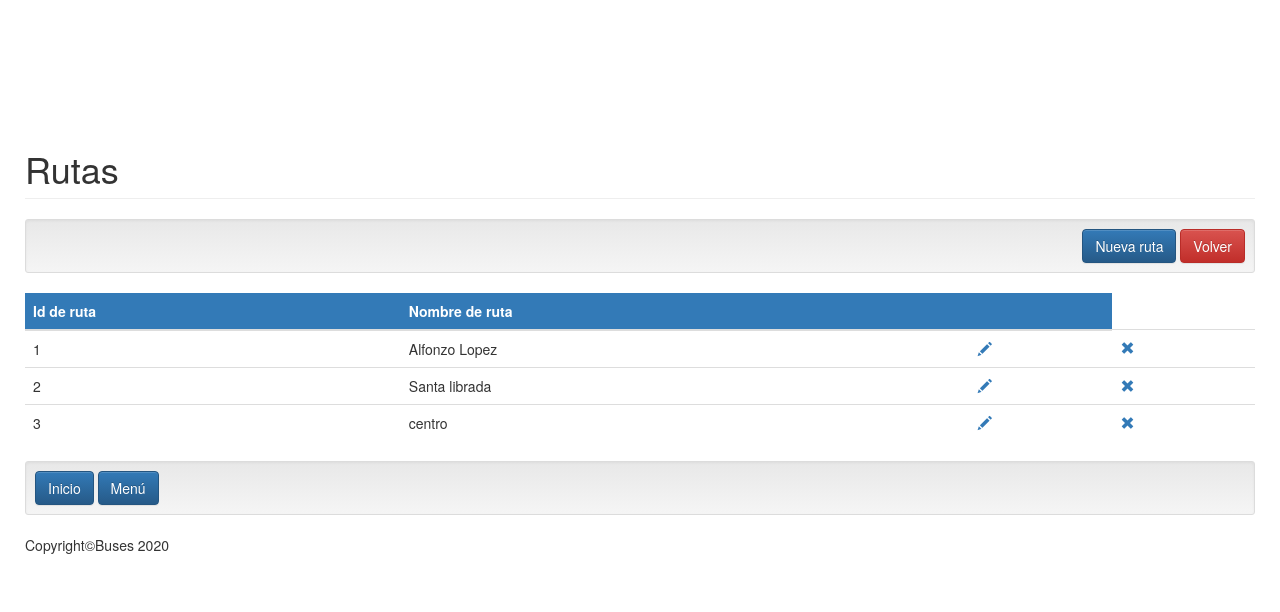
/index.php?c=ruta, run on the app's committed database.
### tables this page shows
CREATE TABLE `ruta` (
  `id_ruta` int(11) NOT NULL,
  `nombre_ruta` varchar(15) NOT NULL
);

### controller/ruta.controller.php (called while the page is built, shortened)
<?php
require_once 'model/ruta.php';
class RutaController{
    public function __CONSTRUCT(){
        $this->model = new Ruta();
    }
    public function Index(){
        require_once 'view/Ruta/header_4.php';
        require_once 'view/Ruta/ruta.php';
        require_once 'view/footer.php';
    }
}
?>

### model/database.php (called while the page is built, shortened)
<?php
class Database
{
    public static function StartUp()
    {
        $pdo = new PDO('mysql:host=localhost;dbname=trasporte;charset=utf8','root','');
        $pdo->setAttribute(PDO::ATTR_ERRMODE, PDO::ERRMODE_EXCEPTION);
        return $pdo;
    }
}

### model/ruta.php (called while the page is built, shortened)
<?php
class Ruta
{
    private $pdo;
   public function __CONSTRUCT()
    {
        try
        {
            $this->pdo = Database::StartUp();
        }
        catch(Exception $e)
        {
            die($e->getMessage());
        }
    }
    public function Listar()
    {
        try
        {
            $stm = $this->pdo->prepare("SELECT * FROM ruta");
            $stm->execute();
            return $stm->fetchAll(PDO::FETCH_OBJ);
        }
        catch(Exception $e)
        {
            die($e->getMessage());
        }
    }
}

### view/Ruta/ruta.php (the view)
<h1 class="page-header">Rutas</h1>
<div class="well well-sm text-right">
    <a class="btn btn-primary" href="?c=ruta&a=Nuevo">Nueva ruta</a>
    <a class="btn btn-danger" href="menu.php">Volver</a>
</div>
<table class="table table-hover ">
    <thead class="bg bg-primary">
        <tr>
            <th>Id  de ruta</th>
            <th>Nombre de ruta</th>
            <th></th>
        </tr>
    </thead>
    <tbody>
    <?php foreach($this->model->Listar() as $r): ?>
        <tr>
            <td><?php echo $r->id_ruta; ?></td>
            <td><?php echo $r->nombre_ruta; ?></td>
            <td>
                <a href="?c=ruta&a=Crud&id_ruta=<?php echo $r->id_ruta; ?>"><span class="glyphicon glyphicon-pencil" aria-hidden="true"></span></a>
            </td>
            <td>
                <a onclick="javascript:return confirm('¿Seguro de eliminar este registro?');" href="?c=ruta&a=Eliminar&id_ruta=<?php echo $r->id_ruta; ?>"><span class="glyphicon glyphicon-remove" aria-hidden="true"></span></a>
            </td>
        </tr>
    <?php endforeach; ?>
    </tbody>
</table>
<div class="well well-sm text-left">
    <a class="btn btn-primary" href="principal.html">Inicio</a>
    <a class="btn btn-primary" href="menu.php">Menú</a>
</div>

### librerias/css/style.css (style rules this page uses)
body { padding-top:5%; background-image: url("../../img/imagen.jpg"); }

### data on the page
ruta: id_ruta "1", nombre_ruta "Alfonzo Lopez"
ruta: id_ruta "2", nombre_ruta "Santa librada"
ruta: id_ruta "3", nombre_ruta "centro"
